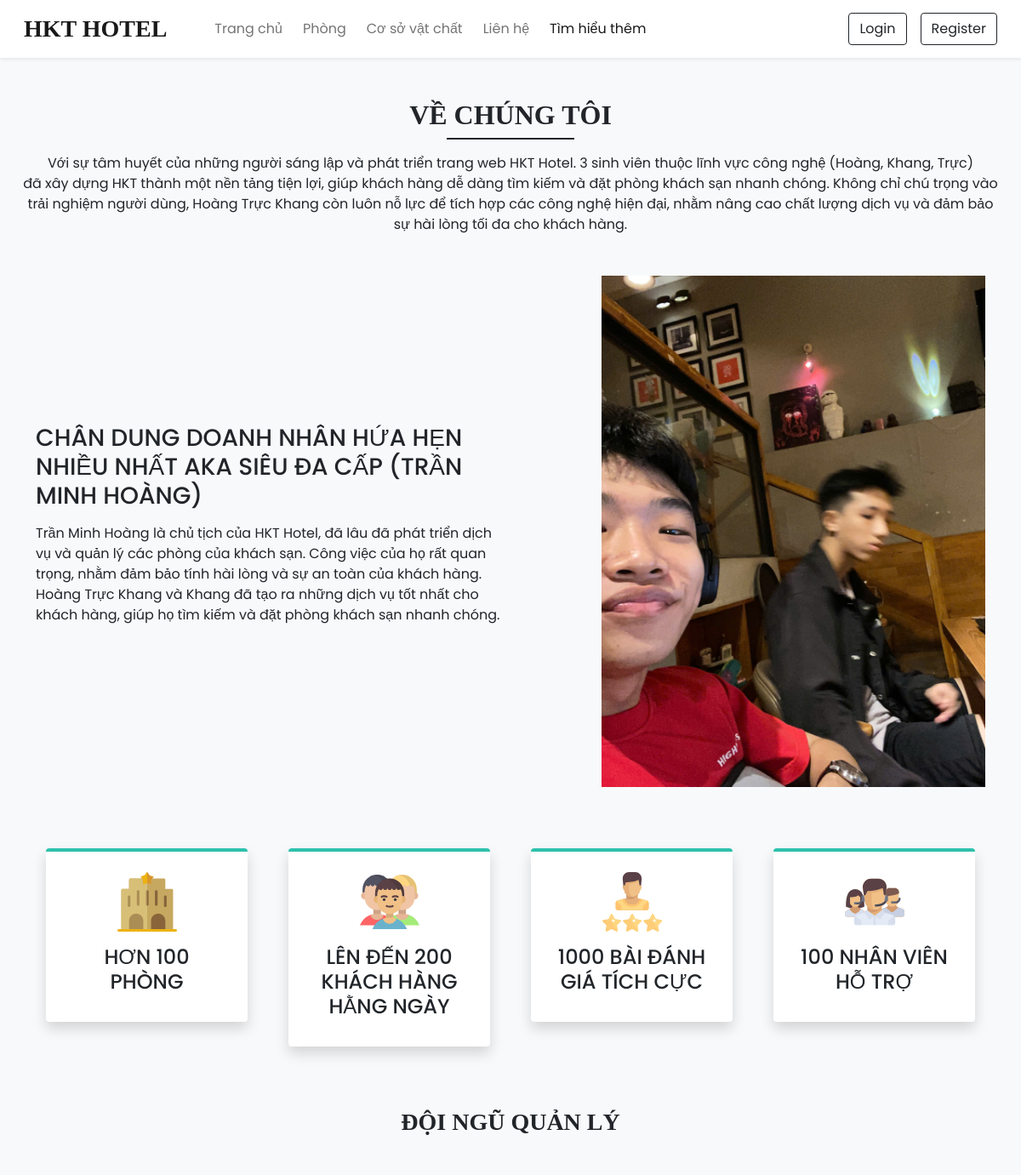
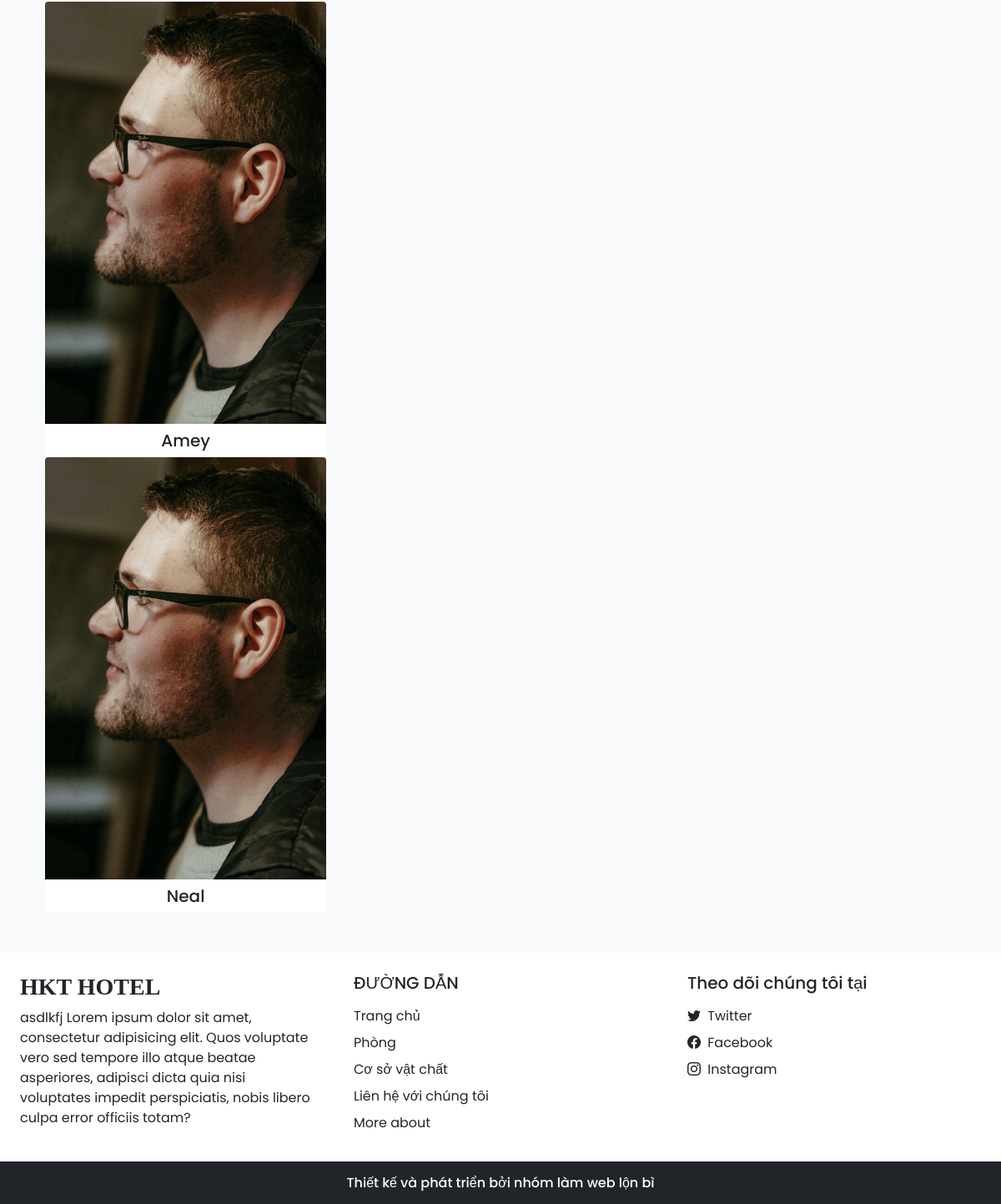
Page /about.php on the committed database (2 pictures, top to bottom).
### tables this page shows
CREATE TABLE `settings` (
  `sr_no` int(11) NOT NULL,
  `site_title` varchar(50) NOT NULL,
  `site_about` varchar(250) NOT NULL,
  `shutdown` tinyint(1) NOT NULL
);

CREATE TABLE `team_details` (
  `sr_no` int(11) NOT NULL,
  `name` varchar(50) NOT NULL,
  `picture` varchar(150) NOT NULL
);

### admin/inc/db_config.php (called while the page is built, shortened)
<?php
  function selectAll($table)
  {
    $con = $GLOBALS['con'];
    $res = mysqli_query($con,"SELECT * FROM $table");
    return $res;
  }
  function select($sql,$values,$datatypes)
  {
    $con = $GLOBALS['con'];
    if($stmt = mysqli_prepare($con,$sql))
    {
      mysqli_stmt_bind_param($stmt,$datatypes,...$values);
      if(mysqli_stmt_execute($stmt)){
        $res = mysqli_stmt_get_result($stmt);
        return $res;
      }
      else{
        mysqli_stmt_close($stmt);
        die("Query cannot be executed - Select");
      }
    }
    else{
      die("Query cannot be prepared - Select");
    }
  }
?>

### about.php (the view, shortened to what this page needs)
<!DOCTYPE html>
<html lang="en">
<head>
  <link  rel="stylesheet" href="https://unpkg.com/swiper@7/swiper-bundle.min.css">
  <?php require('inc/links.php'); ?>
</head>
<body class="bg-light">
  <?php require('inc/header.php'); ?>
  <div class="my-5 px-4">
    <h2 class="fw-bold h-font text-center">VỀ CHÚNG TÔI</h2>
    <div class="h-line bg-dark"></div>
    <p class="text-center mt-3">
      Với sự tâm huyết của những người sáng lập và phát triển trang web HKT Hotel. 3 sinh viên thuộc lĩnh vực công nghệ (Hoàng, Khang, Trực)<br>
      đã xây dựng HKT thành một nền tảng tiện lợi, giúp khách hàng dễ dàng tìm kiếm và đặt phòng khách sạn nhanh chóng. Không chỉ chú trọng vào trải nghiệm người dùng, Hoàng Trực Khang còn luôn nỗ lực để tích hợp các công nghệ hiện đại, nhằm nâng cao chất lượng dịch vụ và đảm bảo sự hài lòng tối đa cho khách hàng.
    </p>
  </div>
  <div class="container">
    <div class="row justify-content-between align-items-center">
      <div class="col-lg-6 col-md-5 mb-4 order-lg-1 order-md-1 order-2">
        <h3 class="mb-3">CHÂN DUNG DOANH NHÂN HỨA HẸN NHIỀU NHẤT AKA SIÊU ĐA CẤP (TRẦN MINH HOÀNG)</h3>
        <p>
          Trần Minh Hoàng là chủ tịch của HKT Hotel, đã lâu đã phát triển dịch vụ và quản lý các phòng của khách sạn. Công việc của họ rất quan trọng, nhằm đảm bảo tính hài lòng và sự an toàn của khách hàng. Hoàng Trực Khang và Khang đã tạo ra những dịch vụ tốt nhất cho khách hàng, giúp họ tìm kiếm và đặt phòng khách sạn nhanh chóng.
        </p>
      </div>
      <div class="col-lg-5 col-md-5 mb-4 order-lg-2 order-md-2 order-1">
        <img src="images/about/CEO1.jpg" class="w-100">
      </div>
    </div>
  </div>
  <div class="container mt-5">
    <div class="row">
      <div class="col-lg-3 col-md-6 mb-4 px-4">
        <div class="bg-white rounded shadow p-4 border-top border-4 text-center box">
          <img src="images/about/hotel.svg" width="70px">
          <h4 class="mt-3">HƠN 100 PHÒNG</h4>
        </div>
      </div>
      <div class="col-lg-3 col-md-6 mb-4 px-4">
        <div class="bg-white rounded shadow p-4 border-top border-4 text-center box">
          <img src="images/about/customers.svg" width="70px">
          <h4 class="mt-3">LÊN ĐẾN 200 KHÁCH HÀNG HẰNG NGÀY</h4>
        </div>
      </div>
      <div class="col-lg-3 col-md-6 mb-4 px-4">
        <div class="bg-white rounded shadow p-4 border-top border-4 text-center box">
          <img src="images/about/rating.svg" width="70px">
          <h4 class="mt-3">1000 BÀI ĐÁNH GIÁ TÍCH CỰC</h4>
        </div>
      </div>
      <div class="col-lg-3 col-md-6 mb-4 px-4">
        <div class="bg-white rounded shadow p-4 border-top border-4 text-center box">
          <img src="images/about/staff.svg" width="70px">
          <h4 class="mt-3">100 NHÂN VIÊN HỖ TRỢ</h4>
        </div>
      </div>
    </div>
  </div>
  <h3 class="my-5 fw-bold h-font text-center">ĐỘI NGŨ QUẢN LÝ</h3>
  <div class="container px-4">
    <div class="swiper mySwiper">
      <div class="swiper-wrapper mb-5">
        <?php
          $about_r = selectAll('team_details');
          $path=ABOUT_IMG_PATH;
          while($row = mysqli_fetch_assoc($about_r)){
            echo<<<data
              <div class="swiper-slide bg-white text-center overflow-hidden rounded">
                <img src="$path$row[picture]" class="w-100">
                <h5 class="mt-2">$row[name]</h5>
              </div>
            data;
          }
        ?>
      </div>
    </div>
  </div>
  <?php require('inc/footer.php'); ?>
</body>
</html>

### inc/links.php (shortened to what this page needs)
<link href="https://cdn.jsdelivr.net/npm/bootstrap@5.0.2/dist/css/bootstrap.min.css" rel="stylesheet">
<link rel="stylesheet" href="https://cdn.jsdelivr.net/npm/bootstrap-icons@1.9.1/font/bootstrap-icons.css">
<link rel="stylesheet" href="css/common.css">
<?php
  require('admin/inc/db_config.php');
  $contact_q = "SELECT * FROM `contact_details` WHERE `sr_no`=?";
  $settings_q = "SELECT * FROM `settings` WHERE `sr_no`=?";
  $values = [1];
  $contact_r = mysqli_fetch_assoc(select($contact_q,$values,'i'));
  $settings_r = mysqli_fetch_assoc(select($settings_q,$values,'i'));
?>

### inc/header.php (shortened to what this page needs)
<nav id="nav-bar" class="navbar navbar-expand-lg navbar-light bg-white px-lg-3 py-lg-2 shadow-sm sticky-top">
  <div class="container-fluid">
    <a class="navbar-brand me-5 fw-bold fs-3 h-font " href="index.php">
      <?php echo $settings_r['site_title'] ?></a>
    <div class="collapse navbar-collapse" id="navbarSupportedContent">
      <ul class="navbar-nav me-auto mb-2 mb-lg-0">
        <li class="nav-item">
          <a class="nav-link me-2" href="index.php">Trang chủ</a>
        </li>
        <li class="nav-item">
          <a class="nav-link me-2" href="rooms.php">Phòng</a>
        </li>
        <li class="nav-item">
          <a class="nav-link me-2" href="facilities.php">Cơ sở vật chất</a>
        </li>
        <li class="nav-item">
          <a class="nav-link me-2" href="contact.php">Liên hệ</a>
        </li>
        <li class="nav-item">
          <a class="nav-link" href="about.php">Tìm hiểu thêm</a>
        </li>
      </ul>
      <div class="d-flex">
        <?php
          if(isset($_SESSION['login']) && $_SESSION['login']==true)
          {
            $path = USERS_IMG_PATH;
            echo<<<data
              <div class="btn-group">
                <button type="button" class="btn btn-outline-dark shadow-none dropdown-toggle" data-bs-toggle="dropdown" data-bs-display="static" aria-expanded="false">
                  <img src="$path$_SESSION[uPic]" style="width: 25px; height: 25px;" class="me-1 rounded-circle">
                  $_SESSION[uName]
                </button>
                <ul class="dropdown-menu dropdown-menu-lg-end">
                  <li><a class="dropdown-item" href="profile.php">Profile</a></li>
                  <li><a class="dropdown-item" href="bookings.php">Bookings</a></li>
                  <li><a class="dropdown-item" href="logout.php">Logout</a></li>
                </ul>
              </div>
            data;
          }
          else
          {
            echo<<<data
              <button type="button" class="btn btn-outline-dark shadow-none me-lg-3 me-2" data-bs-toggle="modal" data-bs-target="#loginModal">
                Login
              </button>
              <button type="button" class="btn btn-outline-dark shadow-none" data-bs-toggle="modal" data-bs-target="#registerModal">
                Register
              </button>
            data;
          }
        ?>
      </div>
    </div>
  </div>
</nav>

### inc/footer.php (shortened to what this page needs)
<div class="container-fluid bg-white mt-5">
  <div class="row">
    <div class="col-lg-4 p-4">
      <h3 class="h-font fw-bold fs-3 mb-2"><?php echo $settings_r['site_title'] ?></h3>
      <p>
        <?php echo $settings_r['site_about'] ?>
      </p>
    </div>
    <div class="col-lg-4 p-4">
      <h5 class="mb-3">ĐƯỜNG DẪN</h5>
      <a href="index.php" class="d-inline-block mb-2 text-dark text-decoration-none">Trang chủ</a> <br>
      <a href="rooms.php" class="d-inline-block mb-2 text-dark text-decoration-none">Phòng</a> <br>
      <a href="facilities.php" class="d-inline-block mb-2 text-dark text-decoration-none">Cơ sở vật chất</a> <br>
      <a href="contact.php" class="d-inline-block mb-2 text-dark text-decoration-none">Liên hệ với chúng tôi</a> <br>
      <a href="about.php" class="d-inline-block mb-2 text-dark text-decoration-none">More about</a>
    </div>
    <div class="col-lg-4 p-4">
        <h5 class="mb-3">Theo dõi chúng tôi tại</h5>
        <?php
          if($contact_r['tw']!=''){
            echo<<<data
              <a href="$contact_r[tw]" class="d-inline-block text-dark text-decoration-none mb-2">
                <i class="bi bi-twitter me-1"></i> Twitter
              </a><br>
            data;
          }
        ?>
        <a href="<?php echo $contact_r['fb'] ?>" class="d-inline-block text-dark text-decoration-none mb-2">
          <i class="bi bi-facebook me-1"></i> Facebook
        </a><br>
        <a href="<?php echo $contact_r['insta'] ?>" class="d-inline-block text-dark text-decoration-none">
          <i class="bi bi-instagram me-1"></i> Instagram
        </a><br>
    </div>
  </div>
</div>
<h6 class="text-center bg-dark text-white p-3 m-0">Thiết kế và phát triển bởi nhóm làm web lộn bì</h6>

### CSS/common.css (style rules this page uses)
:root { --teal: #2ec1ac; --teal_hover: #279e8c; }
* { font-family: 'Poppins', sans-serif; }
.h-font { font-family: 'Merienda', cursive; }
.h-line { width: 150px; margin: 0 auto; height: 1.7px; }

### about.php (style rules this page uses)
.box { border-top-color: var(--teal) !important; }

### rows in the picture
settings: site_title "HKT HOTEL", site_about "asdlkfj Lorem ipsum dolor sit amet, consectetur adipisicing elit. Quos voluptate vero sed tempore illo atque beatae asperiores, adipisci dicta quia nisi voluptates impedit perspiciatis, nobis libero culpa error officiis totam?"
team_details: picture (picture), name "Amey"
team_details: picture (picture), name "Neal"
